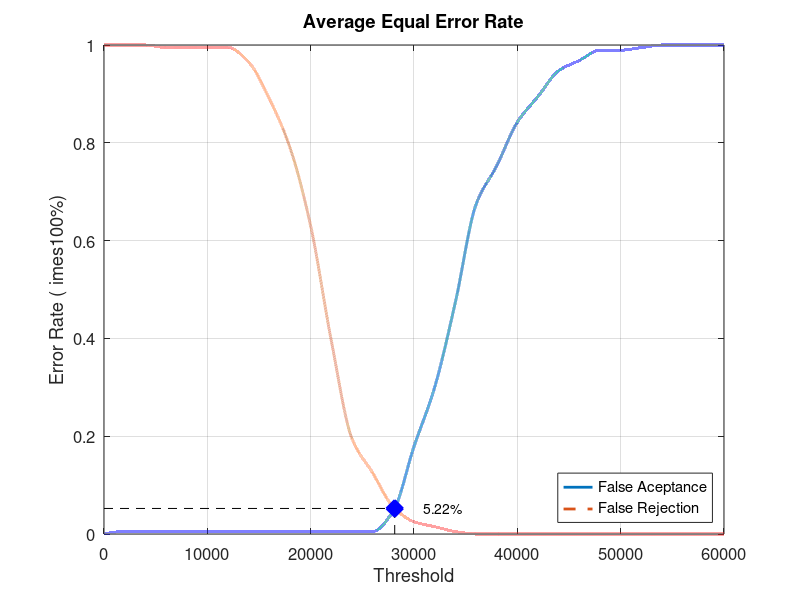
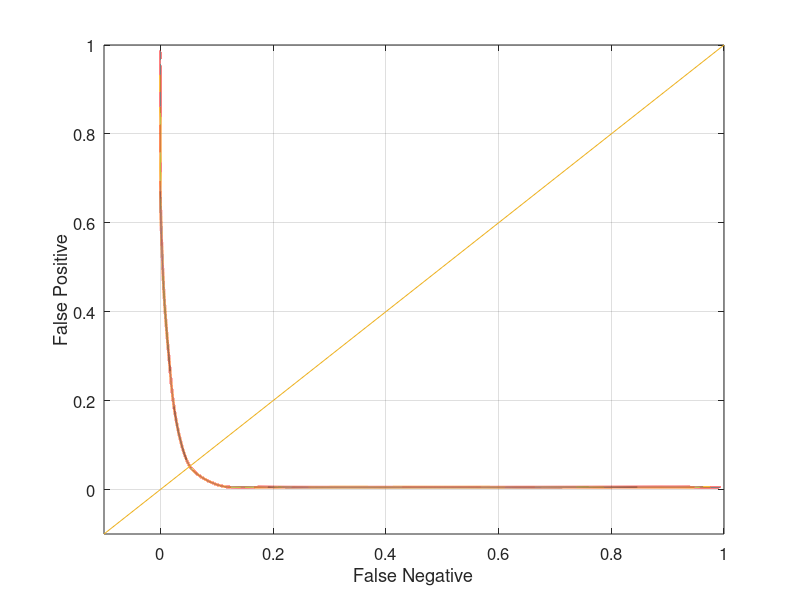

The MATLAB source for these figures, in order:
close all;
clear;
clc;
x = 0:2000:60000;
xq = 0:0.5:60000;

y0 = [0 0.00526316 0.00526316 0.00526316 0.00526316 0.00526316 0.00526316 0.00526316 0.00526316 0.00526316 0.00526316 0.00526316 0.00526316 0.00526316 0.0473684 0.178947 0.3 0.473684 0.673684 0.752632 0.842105 0.894737 0.947368 0.968421 0.989474 0.989474 0.994737 1 1 1 1]
yy0 = interp1(x, y0, xq, 'pchip');
y1 = [1 1 1 0.995 0.995 0.995 0.995 0.965 0.89 0.79 0.63 0.395 0.195 0.125 0.055 0.025 0.015 0.005 0 0 0 0 0 0 0 0 0 0 0 0 0]
yy1 = interp1(x, y1, xq, 'pchip');

% Calculating EER: 
y2 = abs(y0 - y1);
find(y2 == min(y2))
yy2 = abs(yy0 - yy1);
xEER = find(yy2 == min(yy2));
xEERIndex = xq(xEER) % X-axis EER
yEER = yy0(xEER) % Y-axis EER

main = figure
plot(xq, yy0,'-','LineWidth', 2);	hold on
plot(xq, yy1,'--','LineWidth', 2);	hold on
plot([xEERIndex xEERIndex], [0 yEER], 'k--');	hold on
plot([0 xEERIndex], [yEER yEER], 'k--');	hold on
plot(xEERIndex, yEER, 'bx', 'LineWidth', 10);	hold on
text(xEERIndex + 10 * xEERIndex / 100, yEER, [num2str(round((10000 * yEER)) / 100) '%'])
legend('False Aceptance', 'False Rejection', 'Location', 'SouthEast')
xlabel('Threshold')
ylabel('Error Rate (	imes100%)')
title('Average Equal Error Rate')
set(gca, 'FontSize', 12)
axis([0 60000 0 1])
grid on

print(main, 'Database5_3Main', '-dpng');
FNRxFPR = figure('Color', [1 1 1]);
plot(yy1, yy0, '-', yy1, yy0, 'LineWidth', 2);
hold on
y = -0.1:0.1:1
plot(y, y); 
set(gca, 'FontSize', 12)
xlabel('False Negative')
ylabel('False Positive')
axis([-0.1 1 -0.1 1])
set(gca, 'FontSize', 12)
grid on

print(FNRxFPR, 'Database5_3FNRxFPR','-dpng');
